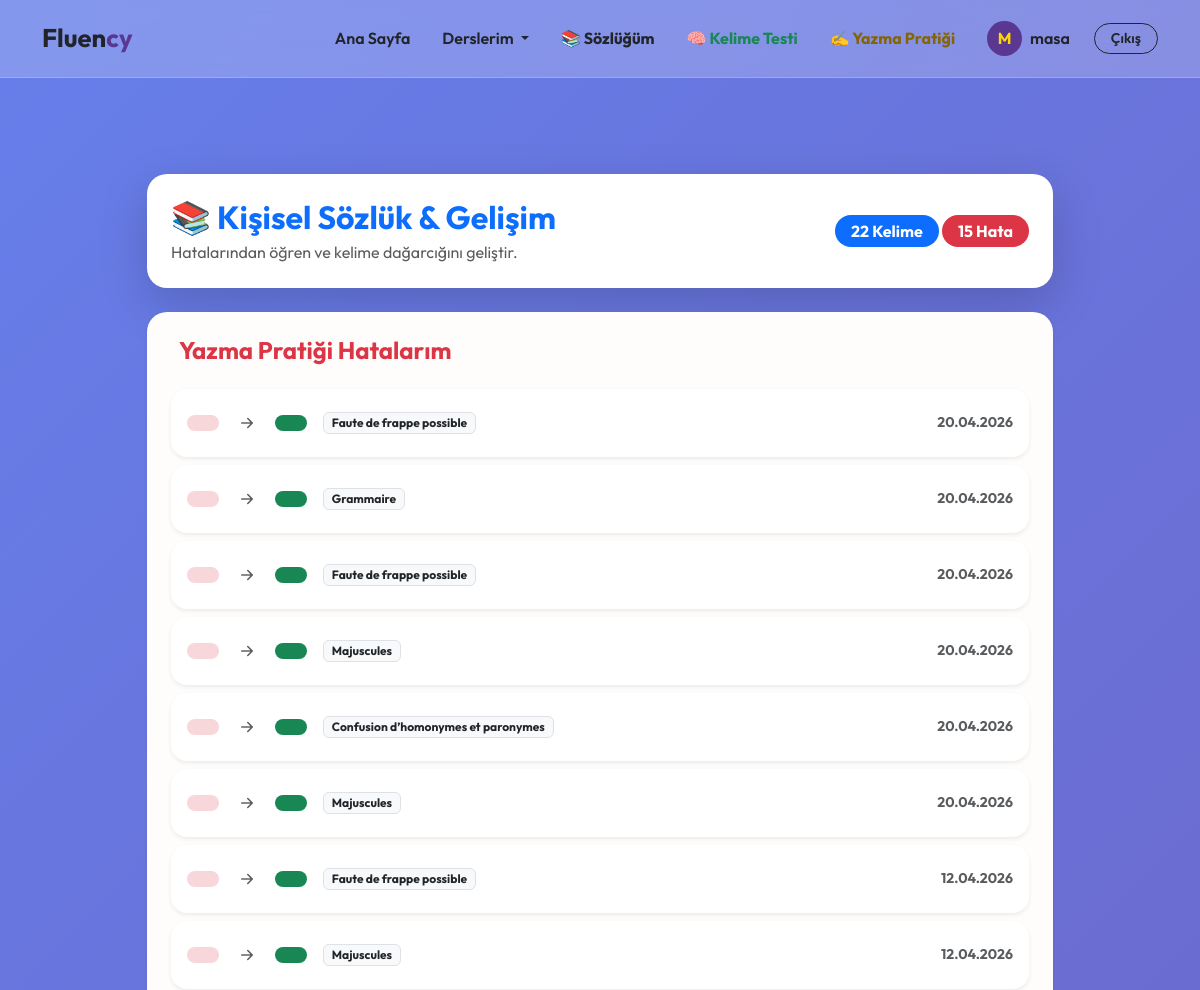
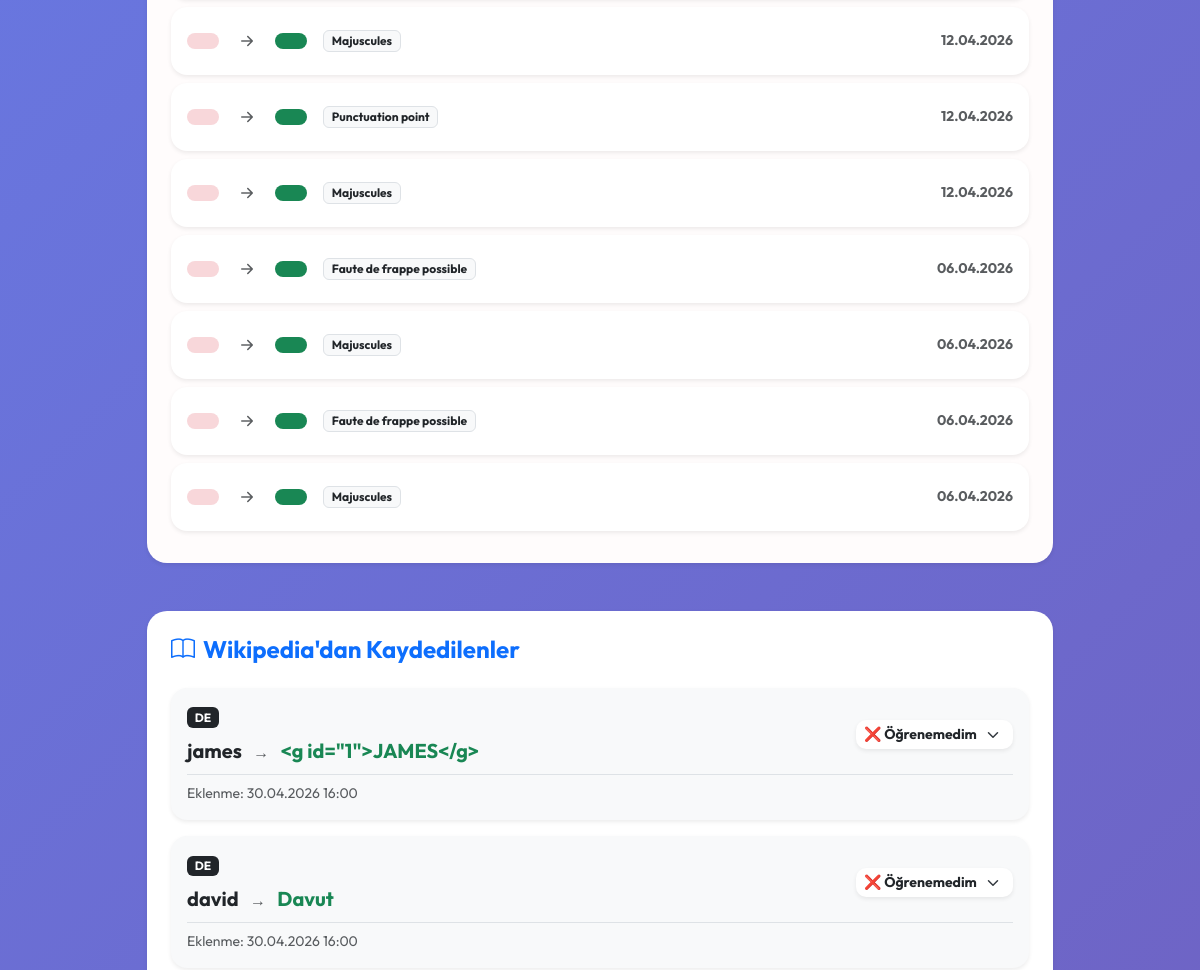
Before: /vocab/dictionary/ (signed in, upper part) with the older database file (2 pictures, top to bottom).
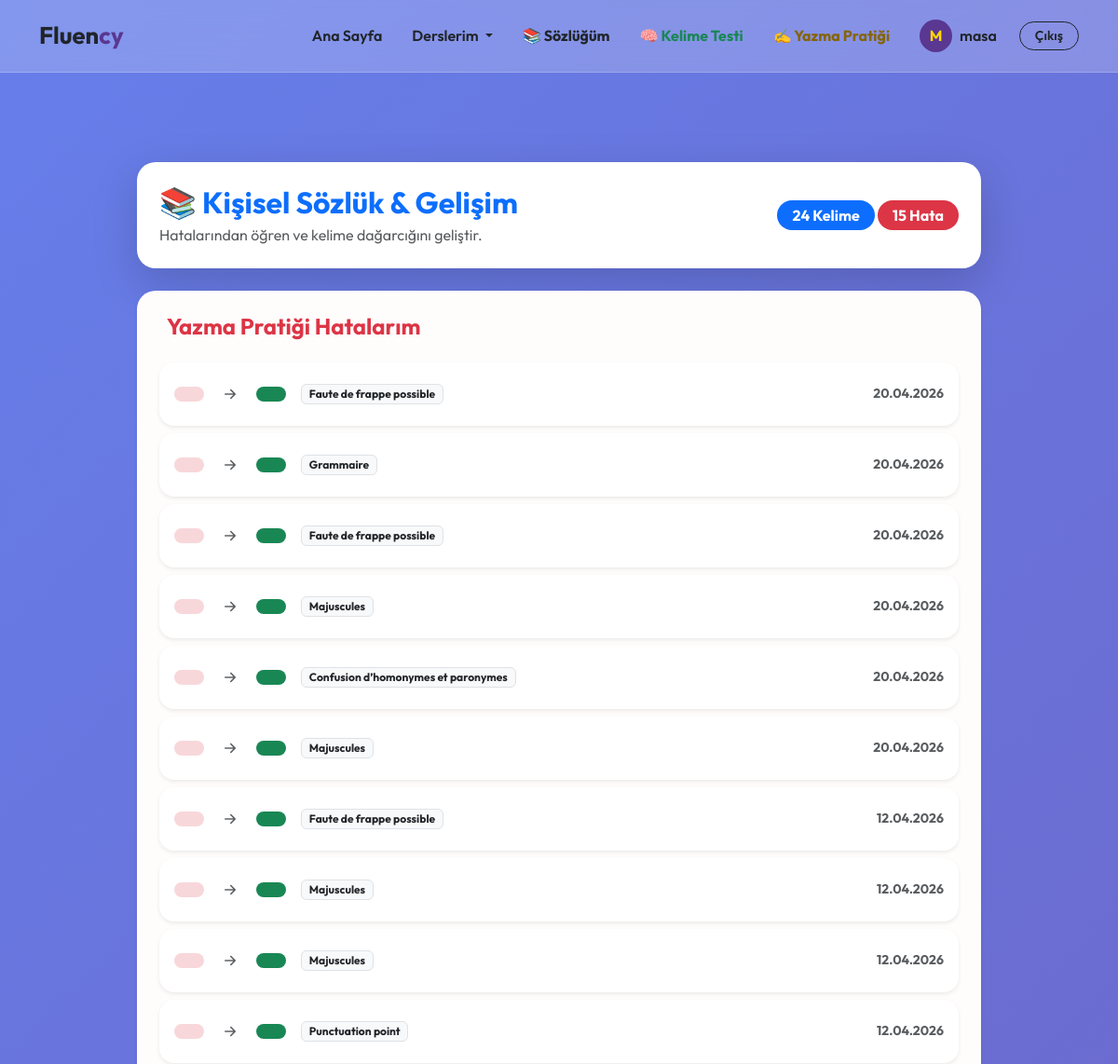
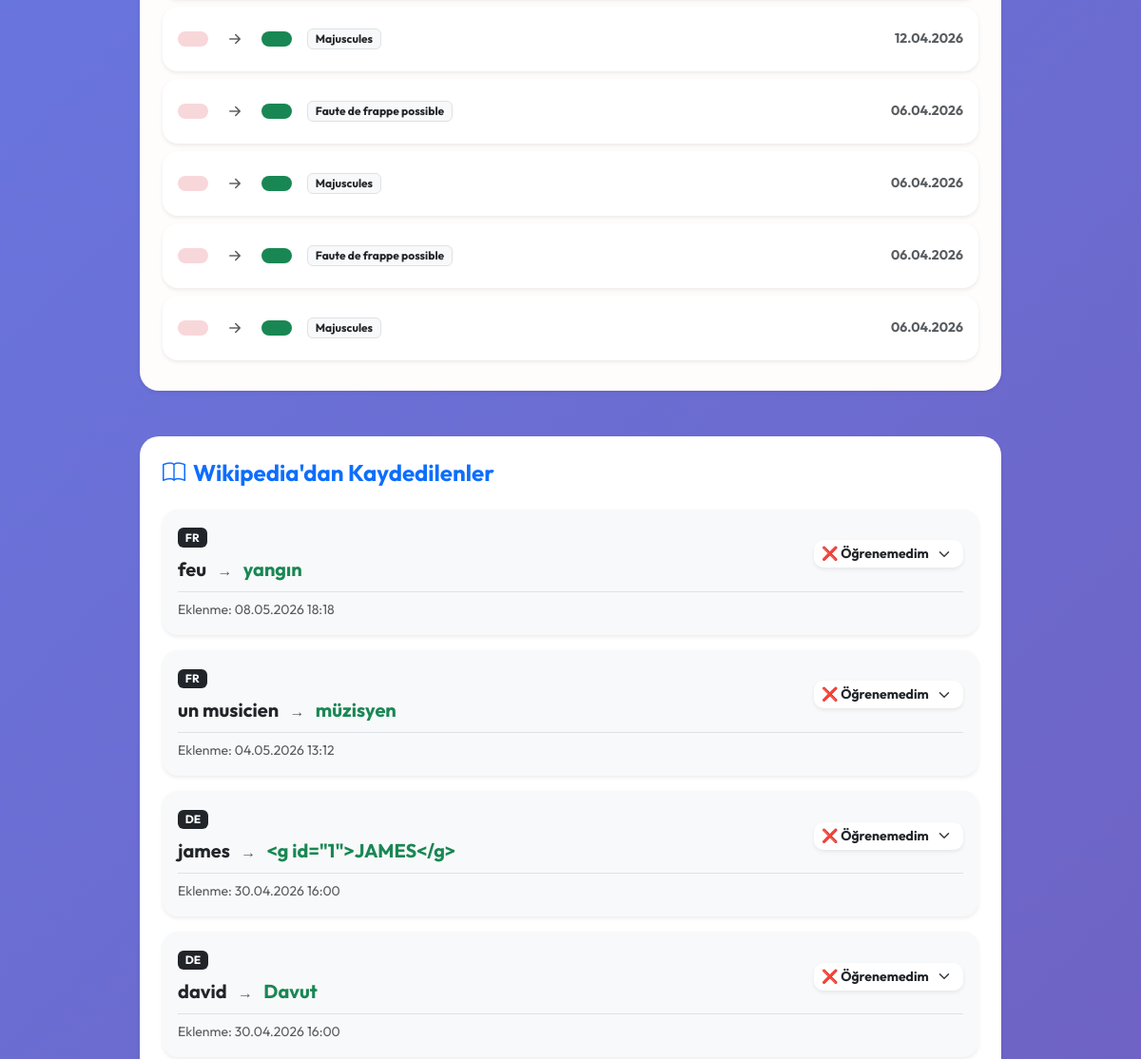
After: the same page with the newer database file (2 pictures, top to bottom).
### languages/models.py (models this page shows, shortened)
class WritingErrorLog(models.Model):
    user = models.ForeignKey(
        settings.AUTH_USER_MODEL,
        on_delete=models.CASCADE
    )
    language_code = models.CharField(max_length=5)
    original_text = models.TextField()
    error_message = models.TextField()
    correct_version = models.TextField()
    error_type = models.CharField(max_length=50)
    created_at = models.DateTimeField(auto_now_add=True)

### vocabulary/models.py (models this page shows, shortened)
class SavedWord(models.Model):
    STATUS_CHOICES = [
        ('learning', 'Öğreniyorum ⏳'),
        ('review', 'Tekrar Et 🔄'),
        ('learned', 'Öğrendim ✅'),
    ]
    user = models.ForeignKey(settings.AUTH_USER_MODEL, on_delete=models.CASCADE)
    word = models.CharField(max_length=100)
    turkish_meaning = models.CharField(max_length=150, blank=True, null=True)
    language = models.CharField(max_length=5)
    status = models.CharField(max_length=20, choices=STATUS_CHOICES, default='learning')
    added_at = models.DateTimeField(auto_now_add=True)
    updated_at = models.DateTimeField(auto_now=True)

### vocabulary/views.py (the view)
# urls.py: path('dictionary/', views.my_dictionary, name='my_dictionary'),
@login_required
def my_dictionary(request):
    return render(request, 'vocabulary/my_dictionary.html', {
        'words': SavedWord.objects.filter(user=request.user).order_by('-updated_at'),
        'writing_errors': WritingErrorLog.objects.filter(user=request.user).order_by('-created_at')
    })

### users/context_processors.py (called while the page is built)
def global_user_languages(request):
    if request.user.is_authenticated:
        languages = request.user.languages.all()
        return {'user_languages': languages}
    return {}

### vocabulary/templates/vocabulary/my_dictionary.html (shortened to what the changed rows need)
{% extends "base.html" %}
{% block content %}
<div class="container mt-5">
    <div class="row justify-content-center">
        <div class="col-md-10">
            <div class="card border-0 shadow-lg p-4 mb-4" style="border-radius: 20px; background: white;">
                <div class="d-flex justify-content-between align-items-center">
                    <div>
                        <h2 class="fw-bold text-primary mb-1">📚 Kişisel Sözlük & Gelişim</h2>
                    </div>
                    <div class="text-end">
                        <span class="badge bg-primary rounded-pill px-3 py-2 fs-6">{{ words|length }} Kelime</span>
                        <span class="badge bg-danger rounded-pill px-3 py-2 fs-6">{{ writing_errors|length }} Hata</span>
                    </div>
                </div>
            </div>
            <div class="card border-0 shadow-sm p-4 mb-5" style="border-radius: 20px; background-color: #fffcfc;">
                <div class="list-group">
                    {% for error in writing_errors %}
                    <div class="list-group-item d-flex justify-content-between align-items-center p-3 mb-2 rounded-4 border-0 shadow-sm" style="background: white;">
                        <div class="d-flex align-items-center">
                            <span class="badge bg-danger-subtle text-danger px-3 py-2 rounded-3 fw-bold text-decoration-line-through">
                            </span>
                            <i class="bi bi-arrow-right-short mx-3 fs-4 text-muted"></i>
                            <span class="badge bg-success text-white px-3 py-2 rounded-3 fw-bold">
                            </span>
                            {% if error.error_type %}
                            <span class="ms-3 badge bg-light text-dark border small">{{ error.error_type }}</span>
                            {% endif %}
                        </div>
                        <div class="text-end">
                            <small class="text-muted d-block fw-bold">{{ error.created_at|date:"d.m.Y" }}</small>
                        </div>
                    </div>
                    {% empty %}
                    <div class="text-center py-4">
                        <p class="text-muted">Henüz kayıtlı bir yazma hatası bulunmuyor. Devam et! 🚀</p>
                    </div>
                    {% endfor %}
                </div>
            </div>
            <div class="card border-0 shadow-sm p-4" style="border-radius: 20px;">
                <div class="list-group">
                    {% for word in words %}
                    <div class="list-group-item p-3 mb-3 rounded-4 shadow-sm border-0" style="background-color: #f8f9fa;">
                        <div class="d-flex justify-content-between align-items-center">
                            <div>
                                <span class="badge bg-dark mb-2">{{ word.language|upper }}</span><br>
                                <span class="fs-5 fw-bold">{{ word.word }}</span>
                                <span class="mx-2 text-muted">→</span>
                                <span class="text-success fw-bold fs-5">{{ word.turkish_meaning }}</span>
                            </div>
                            <div class="text-end">
                                <select class="form-select form-select-sm border-0 shadow-sm fw-bold status-select"
                                        data-word-id="{{ word.id }}"
                                        style="border-radius: 10px; min-width: 150px;">
                                    <option value="not_learned" {% if word.status == 'not_learned' %}selected{% endif %}>❌ Öğrenemedim</option>
                                </select>
                            </div>
                        </div>
                        <div class="mt-2 pt-2 border-top d-flex justify-content-between">
                            <small class="text-muted">Eklenme: {{ word.updated_at|date:"d.m.Y H:i" }}</small>
                        </div>
                    </div>
                    {% endfor %}
                </div>
            </div>
        </div>
    </div>
</div>
{% endblock %}

Changed rows visible on the page:
added SavedWord: language "FR", word "feu", turkish_meaning "yangın", id "❌ Öğrenemedim", updated_at "08.05.2026 18:18"
added SavedWord: language "FR", word "un musicien", turkish_meaning "müzisyen", id "❌ Öğrenemedim", updated_at "04.05.2026 13:12"
Other visible differences:
{{ words|length }}: "22" → "24"
